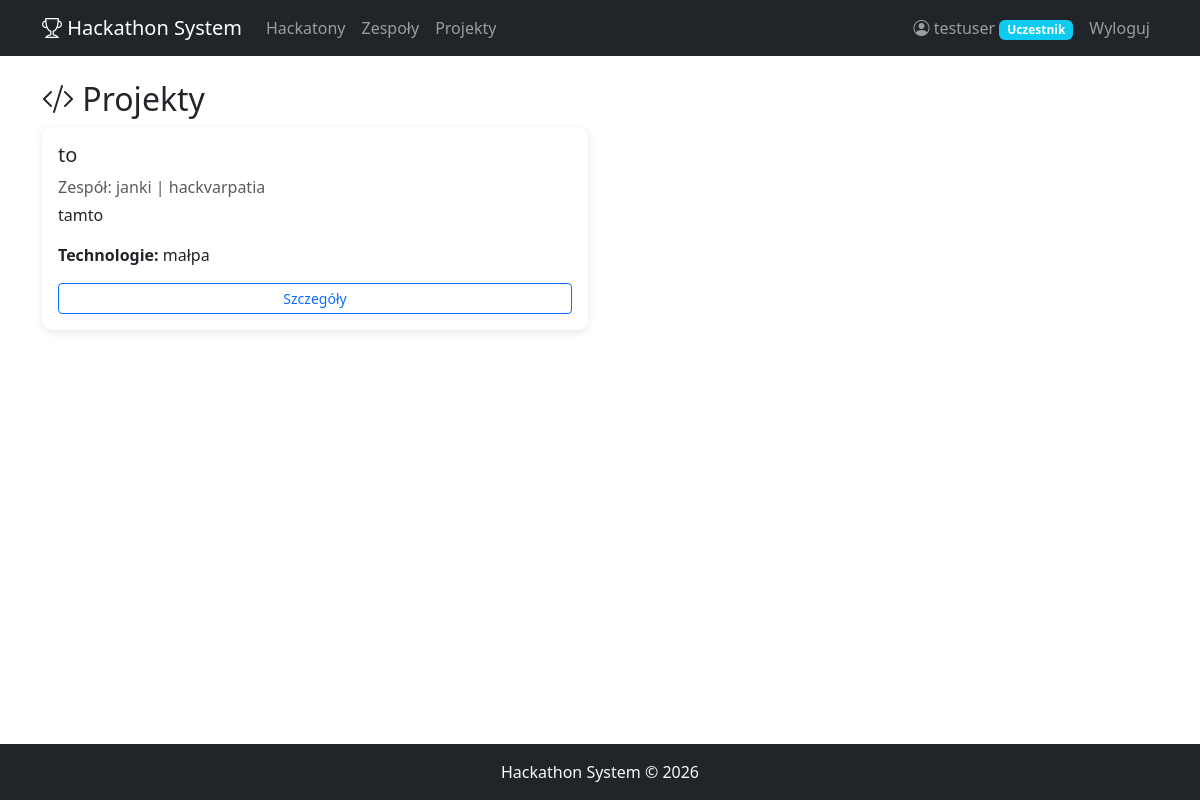
Screenshot of /projects/ (signed in) with the database file from the repository.
### accounts/models.py (models this page shows, shortened)
class UserProfile(models.Model):
    ROLE_CHOICES = [
        ('participant', 'Uczestnik'),
        ('jury', 'Jury'),
        ('admin', 'Administrator'),
    ]
    user = models.OneToOneField(User, on_delete=models.CASCADE, related_name='profile')
    role = models.CharField(max_length=20, choices=ROLE_CHOICES, default='participant')
    bio = models.TextField(blank=True)
    @property
    def is_admin(self):
        return self.role == 'admin'
    @property
    def is_jury(self):
        return self.role == 'jury'

### projects/models.py (models this page shows, shortened)
class Project(models.Model):
    STATUS_CHOICES = [
        ('draft', 'Szkic'),
        ('submitted', 'Oddany'),
    ]
    team = models.OneToOneField(Team, on_delete=models.CASCADE, related_name='project')
    title = models.CharField(max_length=300, verbose_name='Tytuł')
    description = models.TextField(verbose_name='Opis projektu')
    technologies = models.CharField(max_length=500, verbose_name='Użyte technologie')
    repo_url = models.URLField(blank=True, verbose_name='Link do repozytorium')
    demo_url = models.URLField(blank=True, verbose_name='Link do demo')
    status = models.CharField(max_length=20, choices=STATUS_CHOICES, default='draft')
    submitted_at = models.DateTimeField(auto_now=True)

### teams/models.py (models this page shows, shortened)
class Team(models.Model):
    name = models.CharField(max_length=200, verbose_name='Nazwa zespołu')
    hackathon = models.ForeignKey(Hackathon, on_delete=models.CASCADE, related_name='teams')
    captain = models.ForeignKey(User, on_delete=models.CASCADE, related_name='captained_teams')
    description = models.TextField(blank=True, verbose_name='Opis')
    created_at = models.DateTimeField(auto_now_add=True)
    class Meta:
        unique_together = ['name', 'hackathon']

### hackathon/models.py (models this page shows, shortened)
class Hackathon(models.Model):
    STATUS_CHOICES = [
        ('planned', 'Planowany'),
        ('active', 'Aktywny'),
        ('judging', 'Ocenianie'),
        ('finished', 'Zakończony'),
    ]
    name = models.CharField(max_length=200, verbose_name='Nazwa')
    description = models.TextField(verbose_name='Opis')
    date_start = models.DateTimeField(verbose_name='Data rozpoczęcia')
    date_end = models.DateTimeField(verbose_name='Data zakończenia')
    submit_deadline = models.DateTimeField(verbose_name='Deadline oddania projektów')
    status = models.CharField(max_length=20, choices=STATUS_CHOICES, default='planned', verbose_name='Status')
    max_team_size = models.PositiveIntegerField(default=5, verbose_name='Max wielkość zespołu')
    created_at = models.DateTimeField(auto_now_add=True)
    class Meta:
        ordering = ['-date_start']

### projects/views.py (the view)
# urls.py: path('', views.project_list, name='list'),
@login_required
def project_list(request):
    projects = Project.objects.filter(status='submitted').select_related('team', 'team__hackathon')
    return render(request, 'projects/list.html', {'projects': projects})

### projects/templates/projects/list.html (shortened to what this page needs)
{% extends 'base.html' %}
{% block content %}
<h2><i class="bi bi-code-slash"></i> Projekty</h2>
<div class="row">
    {% for project in projects %}
        <div class="col-md-6 mb-3">
            <div class="card p-3">
                <h5>{{ project.title }}</h5>
                <p class="text-muted mb-1">Zespół: {{ project.team.name }} | {{ project.team.hackathon.name }}</p>
                <p>{{ project.description|truncatewords:25 }}</p>
                <p><strong>Technologie:</strong> {{ project.technologies }}</p>
                <a href="{% url 'projects:detail' project.pk %}" class="btn btn-sm btn-outline-primary">Szczegóły</a>
            </div>
        </div>
    {% empty %}
        <p class="text-muted">Brak oddanych projektów.</p>
    {% endfor %}
</div>
{% endblock %}

### templates/base.html (shortened to what this page needs)
<!DOCTYPE html>
<html lang="pl">
<head>
    <link href="https://cdn.jsdelivr.net/npm/bootstrap@5.3.0/dist/css/bootstrap.min.css" rel="stylesheet">
    <link href="https://cdn.jsdelivr.net/npm/bootstrap-icons@1.10.0/font/bootstrap-icons.css" rel="stylesheet">
    {% load static %}
    <link rel="stylesheet" href="{% static 'css/style.css' %}">
</head>
<body>
    <nav class="navbar navbar-expand-lg navbar-dark bg-dark">
        <div class="container">
            <a class="navbar-brand" href="{% url 'home' %}">
                <i class="bi bi-trophy"></i> Hackathon System
            </a>
            <div class="collapse navbar-collapse" id="navbarNav">
                <ul class="navbar-nav me-auto">
                    <li class="nav-item">
                        <a class="nav-link" href="{% url 'hackathon:list' %}">Hackatony</a>
                    </li>
                    {% if user.is_authenticated %}
                        <li class="nav-item">
                            <a class="nav-link" href="{% url 'teams:list' %}">Zespoły</a>
                        </li>
                        <li class="nav-item">
                            <a class="nav-link" href="{% url 'projects:list' %}">Projekty</a>
                        </li>
                    {% endif %}
                </ul>
                <ul class="navbar-nav">
                    {% if user.is_authenticated %}
                        <li class="nav-item">
                            <a class="nav-link" href="{% url 'accounts:dashboard' %}">
                                <i class="bi bi-person-circle"></i> {{ user.username }}
                                <span class="badge bg-info">{{ user.profile.get_role_display }}</span>
                            </a>
                        </li>
                        <li class="nav-item">
                            <form method="post" action="{% url 'accounts:logout' %}" class="d-inline">
                                <button type="submit" class="nav-link btn btn-link">Wyloguj</button>
                            </form>
                        </li>
                    {% endif %}
                </ul>
            </div>
        </div>
    </nav>
    <div class="container mt-4">
        {% block content %}{% endblock %}
    </div>
    <footer class="bg-dark text-light py-3 mt-5">
        <div class="container text-center">
            <p class="mb-0">Hackathon System &copy; 2026</p>
        </div>
    </footer>
</body>
</html>

### static/css/style.css (style rules this page uses)
body { min-height: 100vh; display: flex; flex-direction: column; }
.container.mt-4 { flex: 1; }
.card { box-shadow: 0 2px 8px rgba(0,0,0,0.1); border: none; border-radius: 10px; transition: transform 0.2s; }
.badge { font-size: 0.75em; }

### rows the page displays
Project: title "to", team.name "janki", team.hackathon.name "hackvarpatia", description "tamto", technologies "małpa"

### other values shown
{{ user.username }} "testuser"
{{ user.profile.get_role_display }} "Uczestnik"
